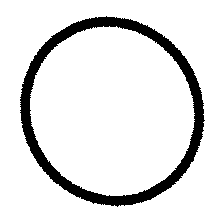
%> input picture TP/TP_Redes neuronais feedforward/start/circle/circle-start-0.png, 224 x 224 px; its folder holds only this picture in this run
$ octave Alinea_a.m   (GNU Octave 9; MATLAB toolbox functions it lacks are replaced by stand-ins)
%> lines starting %> are read from the running program, lines starting %| are printed output that depends on the picture; in (x1, y1, x2, y2) boxes, pixels count from 0 and x2, y2 are one past the last pixel; in counts of white or black regions, pixels touching at a corner belong together; the program's own positions count from 1
clear all;
close all;
clc;

% Configuração inicial HOUVE UM ENGANO PQ A GENTE PENSOU QUE NAO PODIA SER
% DADO DESSA FORMA MAS FOI CORRIGIDO NA DEFESA
% Usar caminho absoluto
    current_dir = pwd;
    pasta_start = fullfile(current_dir, 'start');

    classes = {'circle', 'kite', 'parallelogram', 'square', 'trapezoid', 'triangle'};  % Nomes exatos das pastas
    num_classes = length(classes);
    imagens_por_classe = 5;

    % Carregar e processar imagens
    [inputs, targets] = carregar_imagens(pasta_start, classes, imagens_por_classe);

    mediaAccuracy = 0;
    resultsDir = 'resultados_alinea_a\';
    topologia = 10;
    trainFunc = 'trainlm';

    for i = 0:10
    net = feedforwardnet(topologia); % Uma camada de 10 neuronios
% [51 lines not run here, left out]
function [X, Y] = carregar_imagens(pasta, classes, imagens_por_classe)
%> called with imagens_por_classe = 5
    X = [];
    Y = [];

    if ~exist(pasta, 'dir')
        error('A pasta %s não existe!', pasta);
    end

    for i = 1:length(classes)
        pasta_classe = fullfile(pasta, classes{i});


        if ~exist(pasta_classe, 'dir')
            fprintf('AVISO: A pasta %s não existe!\n', pasta_classe);
            continue;
        end

        arquivos = dir(fullfile(pasta_classe, '*.png'));

       disp(arquivos)

        for j = 1:min(imagens_por_classe, length(arquivos))
            % Carregar imagem
            nome_arquivo = fullfile(pasta_classe, arquivos(j).name);

            try
                img = imread(nome_arquivo);
%> img is the input picture: size 224x224x3 uint8; 89.2% white; 1 black region, box (x1, y1, x2, y2) and area: (20, 16, 205, 207) 5440


                % Converter para binário e redimensionar
                img_bin = imbinarize(img);
                img_resized = imresize(img_bin, [28 28]);
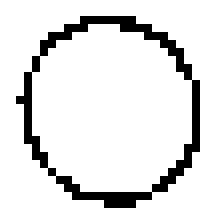
%> img_resized: size 28x28x3 logical (shown 8 times larger); 89% white; black in thin lines or dots, all inside (x1, y1, x2, y2) = (2, 2, 25, 26)


                % Converter para vetor
                X = [X, double(img_resized(:))];
%> X = 2352 values, max 1 at index 1, min 0 at index 69, mean 0.89

                % Criar vetor de saída one-hot
                y = zeros(length(classes), 1);
                y(i) = 1;
                Y = [Y, y];


            catch e
                fprintf('ERRO ao processar arquivo %s: %s\n', nome_arquivo, e.message);
                continue;
            end
        end
    end
%> pass 2 of the loop in carregar_imagens, `for i = 1:length(classes)`:
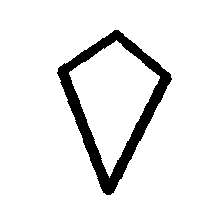
%> input picture TP/TP_Redes neuronais feedforward/start/kite/kite-start-2.png, 224 x 224 px
%> in carregar_imagens, img is the input picture: size 224x224x3 uint8; 92.2% white; 1 black region, box (x1, y1, x2, y2) and area: (57, 30, 172, 195) 3912
%> in carregar_imagens, `img_resized = imresize(img_bin, [28 28]);`:
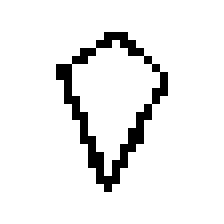
%> img_resized: size 28x28x3 logical (shown 8 times larger); 92.5% white; black in thin lines or dots, all inside (x1, y1, x2, y2) = (7, 4, 21, 24)
%> X = 2352 rows, first 12: [1 1; 1 1; 1 1; 1 1; 1 1; 1 1; 1 1; 1 1; 1 1; 1 1; 1 1; 1 1]
%> the run ends on the next line

    if isempty(X)
        error('Nenhuma imagem foi carregada. Verifique se o caminho está correto e se existem imagens nas pastas.');
    end
end
